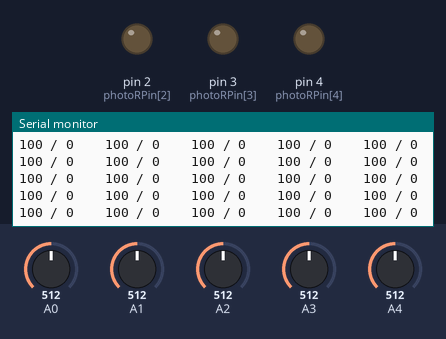
This sketch was run on a simulated Arduino Uno, built with avr-gcc and run on an emulated ATmega328P. On the bench: output pins drawn as LEDs (lit = HIGH), the last lines printed to the serial monitor. The test bench sets the inputs (shaded band); at power-on: A0 = 512, A1 = 512, A2 = 512, A3 = 512, A4 = 512.

Above: at 1.2 s.
1.3 s: A0 set to 511
At 1.37 s:
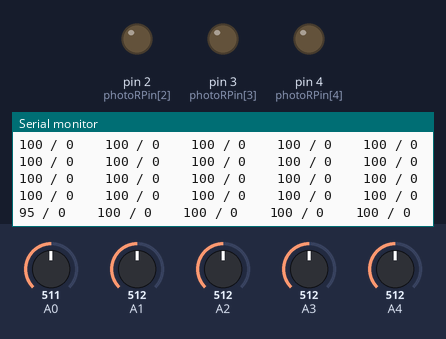
4.3 s: A1 set to 502
At 4.34 s:
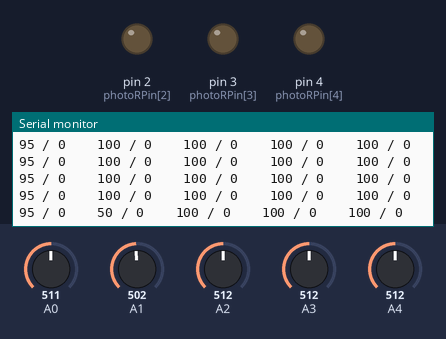
7.3 s: A2 set to 499
At 7.32 s:
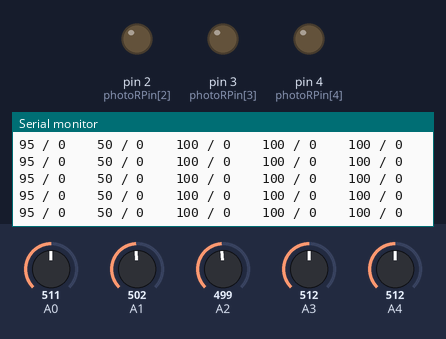

The sketch:

windowsensor_array.ino
```cpp
/* =================================================================================
Author: 2015 Matt Maurer  / 2011 ScottC
 http://arduinobasics.blogspot.ch/2011/06/arduino-uno-photocell-sensing-light.html
 http://www.raeuberundstehler.com
Description: This sketch will allow you to receive data from 6 individual
             photo-resistors. The sketch auto-adjusts to the ambient light and maps
             them to values from 0-100 thanks to ScottC's fabulous example. You
             can further set a divider-value which translates the results into binary
             on/off button-states. We use it as a way to
==================================================================================== */


const int photoRPin[] = {0, 1, 2, 3, 4};
int pinCount = 5; //Anzahl Pins
int minLight[] ={0, 0, 0, 0, 0};
int maxLight[] ={0, 0, 0, 0, 0};
int lightLevel[] ={0, 0, 0, 0, 0};
int adjustedLightLevel[] ={0, 0, 0, 0, 0};
int buttonstate[] ={0, 0, 0, 0, 0};

int divider = 15; //divider-value: 0-15 => 1 / 15-100 =>0
int settingminimum = 20;


void setup() {
  Serial.begin(9600);
  for (int thisPin = 0; thisPin < pinCount; thisPin++)  {
    pinMode(photoRPin[thisPin], OUTPUT);
    lightLevel[thisPin] = analogRead(photoRPin[thisPin]);
    minLight[thisPin] = lightLevel[thisPin] - settingminimum;
    maxLight[thisPin] = lightLevel[thisPin];
  }
}

void loop(){
  //auto-adjust the minimum and maximum limits in real time
  for (int thisPin = 0; thisPin < pinCount; thisPin++)  {
    lightLevel[thisPin] = analogRead(photoRPin[thisPin]);
    if(minLight[thisPin] > lightLevel[thisPin]){
      minLight[thisPin] = lightLevel[thisPin];
    }
    if(maxLight[thisPin] < lightLevel[thisPin]){
      maxLight[thisPin] = lightLevel[thisPin];
    }
    if(adjustedLightLevel[thisPin] < divider){
      buttonstate[thisPin] = 1;
    }
    else{
      buttonstate[thisPin] = 0;
    }
    adjustedLightLevel[thisPin] = map(lightLevel[thisPin], minLight[thisPin], maxLight[thisPin], 0, 100);
    Serial.print(adjustedLightLevel[thisPin]);
    Serial.print(" / ");
    Serial.print(buttonstate[thisPin]);
    Serial.print("    ");
  }

  Serial.println("");

  //slow down the transmission for effective Serial communication.
  delay(50);
}
```

Measured:
- after the input at 1.3 s, the serial monitor: prints a new line after 0.06 s (image 1)
- after the input at 4.3 s, the serial monitor: prints a new line at once (image 2)
